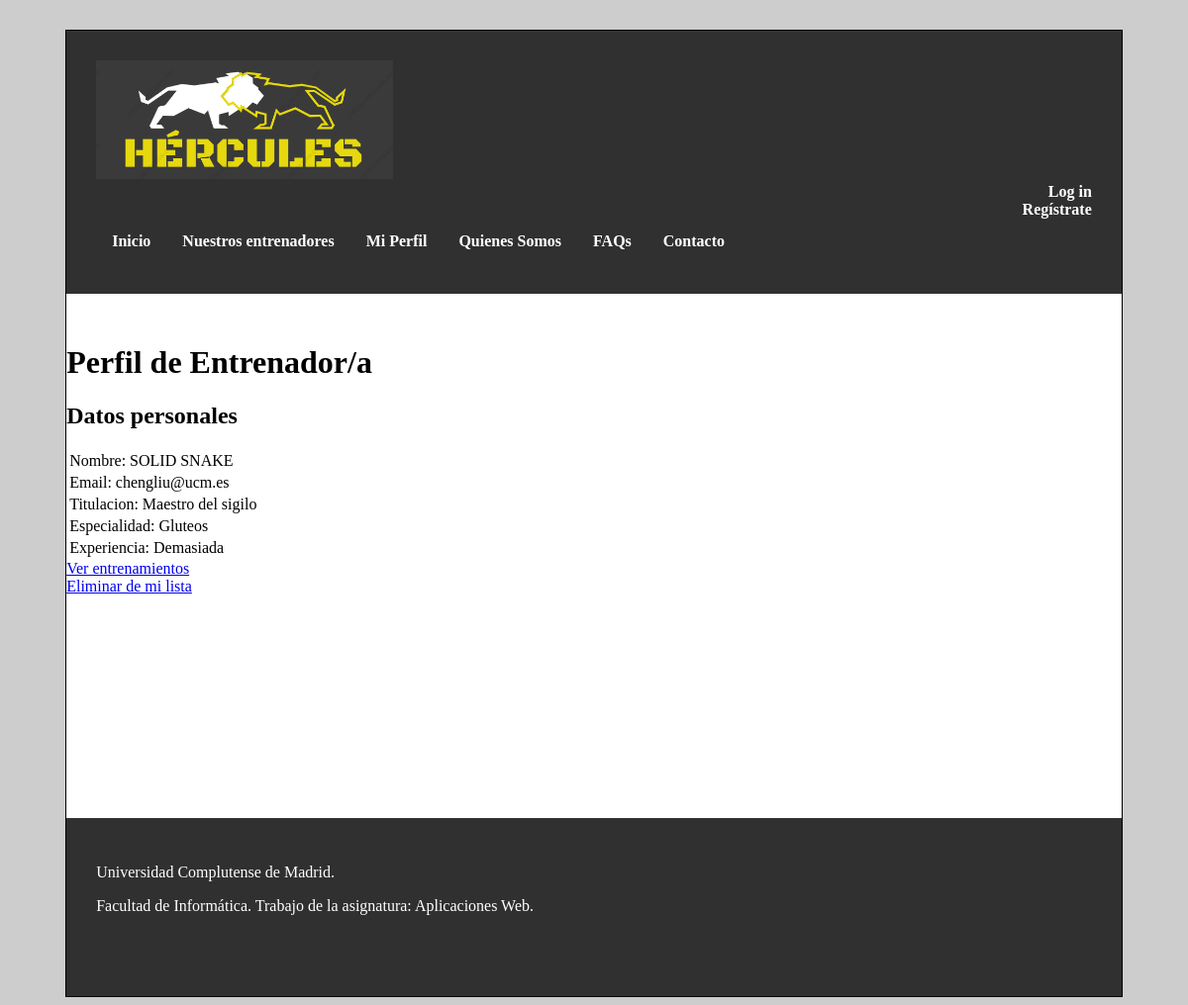
Screenshot of /perfil_Entrenador.php?id=01234568F with the database file from the repository.
### tables this page shows
CREATE TABLE `usuario` (
  `nif` varchar(10) NOT NULL,
  `nombre` varchar(30) NOT NULL,
  `contrasenna` varchar(255) NOT NULL,
  `foto` varchar(30) DEFAULT NULL,
  `email` varchar(30) NOT NULL,
  `sexo` varchar(6) DEFAULT NULL,
  `fechaNac` date DEFAULT NULL,
  `telefono` varchar(15) DEFAULT NULL,
  `ubicacion` varchar(50) DEFAULT NULL,
  `peso` decimal(5,0) DEFAULT NULL,
  `altura` decimal(5,0) DEFAULT NULL,
  `preferencias` varchar(50) DEFAULT NULL,
  `tipoUsuario` tinyint(1) NOT NULL DEFAULT 0,
  `titulacion` varchar(30) DEFAULT NULL,
  `especialidad` varchar(50) DEFAULT NULL,
  `experiencia` varchar(30) DEFAULT NULL
);

### includes/DAOs/DAO.php (called while the page is built, shortened)
<?php
class DAO {
    private $servername = "localhost";
    private $username = "hercules";
    private $password = "iG8hC62acnPrvIeU";
    private $dbname = "hercules";
    private $mysqli = null;
    public function __construct(){
        if(!$this->mysqli){
            $this->mysqli = new mysqli($this->servername, $this->username, $this->password, $this->dbname);
        }
    }
    protected function consultar($query){
        return $this->mysqli->query($query);
    }
}
?>

### includes/config.php (called while the page is built, shortened)
<?php
require_once __DIR__.'/TOs/TOUsuario.php';
require_once __DIR__.'/controller.php';
$ctrl = new controller();
?>

### includes/controller.php (called while the page is built, shortened)
<?php
require_once(__DIR__ . '/DAOs/usuarioDAO.php');
class controller{
   private $usuarioDAO;
    public function __construct(){
        $this->usuarioDAO = new UsuarioDAO();
    }
    public function cargarUsuario($nif){
        return $this->usuarioDAO->cargarUsuario($nif);
    }
}

### includes/DAOs/usuarioDAO.php (called while the page is built, shortened)
<?php
require_once(__DIR__.'/DAO.php');
require_once(__DIR__.'/../TOs/TOUsuario.php');
class UsuarioDAO extends DAO {
    public function cargarUsuario($nif){
        $query = "SELECT * FROM usuario WHERE nif = '". $nif ."'";
        $res = $this->consultar($query);
        if ($res && $res->num_rows > 0) {
            $row = $res->fetch_assoc();
            $usuario = new TOUsuario();
            $usuario->setNif($nif);
            $usuario->setNombre($row["nombre"]);
            $usuario->setPassword($row["contrasenna"]);
            $usuario->setEmail($row["email"]);
            $usuario->setSexo($row["sexo"]);
            $usuario->setFechaNac($row["fechaNac"]);
            $usuario->setTelefono($row["telefono"]);
            $usuario->setUbicacion($row["ubicacion"]);
            $usuario->setPeso($row["peso"]);
            $usuario->setAltura($row["altura"]);
            $usuario->setPreferencias($row["preferencias"]);
            $usuario->setTipoUsuario($row["tipoUsuario"]);
            $usuario->setTitulacion($row["titulacion"]);
            $usuario->setEspecialidad($row["especialidad"]);
            $usuario->setExperiencia($row["experiencia"]);
            return $usuario;
        } else{
            return null;
        }
    }
}
?>

### includes/TOs/TOUsuario.php (called while the page is built, shortened)
<?php
class TOUsuario {
    private $nombre;
    private $email;
    private $tipoUsuario;
    private $titulacion;
    private $especialidad;
    private $experiencia;
    public function __construct($nif = null, $nombre = null, $password = null, $foto = null, $email = null, $sexo = null, $fechaNac = null, $telefono = null, $ubicacion = null, $peso = null, $altura = null, $preferencias = null, $tipoUsuario = null, $titulacion= null, $especialidad = null, $experiencia = null){
      $this->nombre = $nombre;
      $this->email = $email;
      $this->tipoUsuario = $tipoUsuario;
      $this->titulacion = $titulacion;
      $this->especialidad = $especialidad;
      $this->experiencia = $experiencia;
    }
    public function getNombre()
    {
        return $this->nombre;
    }
    public function setNombre($nombre)
    {
        $this->nombre = $nombre;
    }
    public function getEmail()
    {
        return $this->email;
    }
    public function setEmail($email)
    {
        $this->email = $email;
    }
    public function getTipoUsuario()
    {
        return $this->tipoUsuario;
    }
    public function setTipoUsuario($tipoUsuario)
    {
        $this->tipoUsuario = $tipoUsuario;
    }
    public function getTitulacion()
    {
        return $this->titulacion;
    }
    public function setTitulacion($titulacion)
    {
        $this->titulacion = $titulacion;
    }
    public function getEspecialidad()
    {
        return $this->especialidad;
    }
    public function setEspecialidad($especialidad)
    {
        $this->especialidad = $especialidad;
    }
    public function getExperiencia()
    {
        return $this->experiencia;
    }
    public function setExperiencia($experiencia)
    {
        $this->experiencia = $experiencia;
    }
}
?>

### perfil_Entrenador.php (the view, shortened to what this page needs)
<?php
	require_once 'includes/config.php';
?>
<!DOCTYPE html>
<html>
<head>
	<link rel="stylesheet" type="text/css" href="includes/estilo.css" />
</head>
<body>
<div id="contenedor">
	<?php
		require('includes/comun/cabecera.php');
		$entrenador = $ctrl->cargarUsuario($_GET['id']);
	?>
	<div id="contenido">
		<?php
		if ($entrenador->getTipoUsuario()) {
		    echo '<h1>Perfil de Entrenador/a</h1>';
		}
		else {
		    echo '<h1>Perfil de Cliente</h1>';
		}
		echo '<h2>Datos personales</h2>';
		echo '<table>';
			echo '<tr><td>Nombre: '.$entrenador->getNombre().'</td></tr>';
			echo '<tr><td>Email: '.$entrenador->getEmail().'</td></tr>';
			echo '<tr><td>Titulacion: '.$entrenador->getTitulacion().'</td></tr>';
			echo '<tr><td>Especialidad: '.$entrenador->getEspecialidad().'</td></tr>';
			echo '<tr><td>Experiencia: '.$entrenador->getExperiencia().'</td></tr>';
		echo '</table>';
		echo '<a href= "miPerfilEntrenamientos.php?idEntrenador='.$_GET['id'].'"> Ver entrenamientos </a>';
		echo '<br>';
		echo '<a href= "eliminarEntrenador.php?idEntrenador='.$_GET['id'].'"> Eliminar de mi lista </a>';
		?>
	</div>
	<?php
		require('includes/comun/pie.php');
	?>
</div>
</body>
</html>

### includes/estilo.css (style rules this page uses)
body { background-color: #CDCDCD; }
div#contenedor { width: 90%; margin: auto; border: 1px solid black; background-color: #aaaaaa; margin-top: 30px; }
div#contenido { padding-top: 30px; min-height: 500px; width: 100%; background-color: white; }

### rows the page displays
usuario: nombre "SOLID SNAKE", email "chengliu@ucm.es", titulacion "Maestro del sigilo", especialidad "Gluteos", experiencia "Demasiada"
